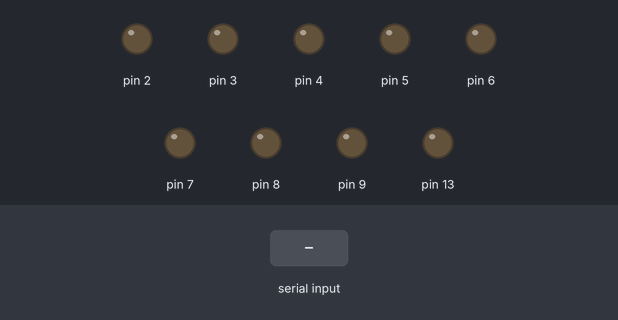
This sketch was run on a simulated Arduino Uno, built with avr-gcc and run on an emulated ATmega328P. Shown: output pins drawn as LEDs (lit = HIGH). The test bench sets the inputs (shaded band).

Above: at 4.2 s.
4.3 s: byte 9 (9) received over Serial
At 6.7 s:
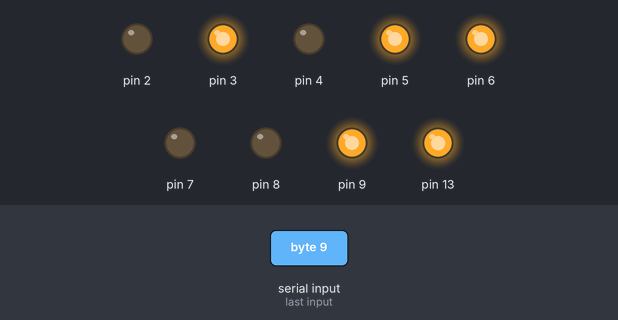
At 16.3 s:
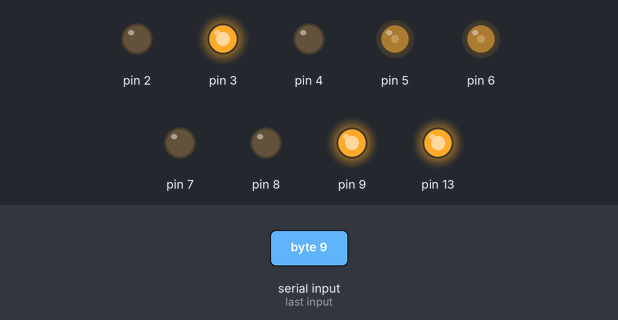
Timing chart, 0 to 23.5 s (numbered marks = the images above; inputs shaded):
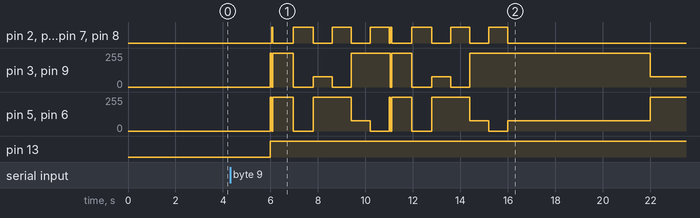

Measured:
- after the input at 4.3 s, pin 2, pin 4, pin 7, pin 8: goes HIGH 0.05 s, 3 × (LOW 0.85 s, HIGH 0.85 s), LOW 0.05 s, HIGH 0.05 s, 3 × (LOW 0.85 s, HIGH 0.85 s), then LOW, starting after 1.8 s; pin 13: LOW → HIGH after 1.7 s

The sketch:

CAR.ino
```cpp
#include <MotorCar.h>
int val;
int speed = 150;
MotorCar c(3,8,5,2,6,4,9,7);

void setup() {
  pinMode(13, OUTPUT);
  Serial.begin(9600);
  digitalWrite(13, LOW);
  delay(3000);
}
void loop() {

  val = Serial.read();
  delay(1000);
  if( -1 != val ) {
     digitalWrite(13,HIGH);
    if(1 == val) {
        c.goForward(speed, 2000);
        c.stop();
    }
    if( 2 == val) {

      c.goBack(speed, 2000);
      c.stop();
    }
    if(3 == val) {
      c.goLeft(speed, 3, 1000);
      c.stop();
    }
    if(4 == val) {
      c.goRight(speed, 3, 1000);
      c.stop();
    }
    if(5 == val) {
      c.goBackLeft(speed, 3, 1000);
      c.stop();
    }
    if(6 == val) {
      c.goBackRight(speed, 3, 1000);
      c.stop();
    }

    if(7 == val) {
      c.goWithMaxSpeed(2000);
      c.stop();
    }
    if(8 == val) {
     // c.circle(speed, 3, 2000);
      c.circle(speed, 3, 2000 );
      c.stop();
    }
    if(9 == val) {
      c.dancing(255, 3, 800);
      c.stop();
    }
    digitalWrite(13,LOW);
  }

  /*
  c.goForward(speed);
  c.stop(2);
  c.goBack(speed);
  c.stop(2);
  c.goRight(speed, 0);
  c.stop(2);
  c.goLeft(speed, 0);
  c.stop(2);

  c.goBackRight(speed, 0);
  c.stop(2);
  c.goBackLeft(speed, 0);
  c.stop(5);
  */
}
```

MotorCar.cpp
```cpp
#include "MotorCar.h"
#include "Arduino.h"


MotorCar::MotorCar(uint8_t speedFrontLeftPin, uint8_t dirFrontLeftPin,
			 uint8_t speedFrontRightPin, uint8_t dirFrontRightPin,
			 uint8_t speedBackLeftPin, uint8_t dirBackLeftPin,
			 uint8_t speedBackRightPin, uint8_t dirBackRightPin
			 ) {
	_speedPin[0] = _speedFrontLeftPin = speedFrontLeftPin;
	_dirPin[0] = _dirFrontLeftPin = dirFrontLeftPin;
	_speedPin[1] = _speedFrontRightPin = speedFrontRightPin;
	_dirPin[1] = _dirFrontRightPin = dirFrontRightPin;

	_speedPin[2] = _speedBackLeftPin = speedBackLeftPin;
	_dirPin[2] = _dirBackLeftPin = dirBackLeftPin;
	_speedPin[3] = _speedBackRightPin = speedBackRightPin;
	_dirPin[3] = _dirBackRightPin = dirBackRightPin;

	for(uint8_t i = 0; i < WHEEL_NUM; i++ ) {
		pinMode(_speedPin[i], OUTPUT);
		pinMode(_dirPin[i], OUTPUT);
	}
 }

 void MotorCar::goForward(uint8_t speed = SPEED_DEFAULT, int time = TIME_DEFAULT) {
	 checkSpeed(speed);
	 for (uint8_t i = 0; i < WHEEL_NUM; i++) {
		digitalWrite(_dirPin[i], LOW);
		analogWrite(_speedPin[i], speed);
	 }
	 delay(time);
 }

 void MotorCar::goBack(uint8_t speed = SPEED_DEFAULT, int time = TIME_DEFAULT) {
	 checkSpeed(speed);
	 for (uint8_t i = 0; i < WHEEL_NUM; i++) {
		digitalWrite(_dirPin[i], HIGH);
		analogWrite(_speedPin[i], MAX_SPEED-speed);
	 }
	 delay(time);
 }

 void MotorCar::goLeft(uint8_t speed = SPEED_DEFAULT, uint8_t arc = ARC_DEFAULT, int time = TIME_DEFAULT) {
	 checkSpeed(speed);
	 checkArc(arc);
	for (uint8_t i = 0; i < WHEEL_NUM; i++) {
		if( i == 1 || i == 2 ) {
			digitalWrite(_dirPin[i], LOW);
			analogWrite(_speedPin[i], speed);
		}else {
			digitalWrite(_dirPin[i], LOW);
			analogWrite(_speedPin[i], (double)arc/MAX_ARC*speed );
		}
	}
	delay(time);
 }

 void MotorCar::goRight(uint8_t speed = SPEED_DEFAULT, uint8_t arc = ARC_DEFAULT, int time = TIME_DEFAULT) {
	 checkSpeed(speed);
	 checkArc(arc);
	 for (uint8_t i = 0; i < WHEEL_NUM; i++) {
		if( i == 0 || i == 3 ) {
			digitalWrite(_dirPin[i], LOW);
			analogWrite(_speedPin[i], speed);
		}else {
			digitalWrite(_dirPin[i], LOW);
			analogWrite(_speedPin[i], (double)arc/MAX_ARC*speed );
		}
	 }
	 delay(time);
 }

 void MotorCar::goBackLeft(uint8_t speed = SPEED_DEFAULT, uint8_t arc = ARC_DEFAULT, int time = TIME_DEFAULT) {
	 checkSpeed(speed);
	 checkArc(arc);
	 for (uint8_t i = 0; i < WHEEL_NUM; i++) {
		if( i == 1 || i == 2 ) {
			digitalWrite(_dirPin[i], HIGH);
			analogWrite(_speedPin[i], MAX_SPEED-speed);
		}else {
			digitalWrite(_dirPin[i], HIGH);
			analogWrite(_speedPin[i], (MAX_SPEED-(double)arc/MAX_ARC));
		}
	 }
	 delay(time);
 }

 void MotorCar::goBackRight(uint8_t speed = SPEED_DEFAULT, uint8_t arc = ARC_DEFAULT, int time = TIME_DEFAULT) {
	checkSpeed(speed);
	checkArc(arc);
	for (uint8_t i = 0; i < WHEEL_NUM; i++) {
		if( i == 0 || i == 3 ) {
			digitalWrite(_dirPin[i], HIGH);
			analogWrite(_speedPin[i], MAX_SPEED-speed);
		}else {
			digitalWrite(_dirPin[i], HIGH);
			analogWrite(_speedPin[i], (MAX_SPEED-(double)arc/MAX_ARC));
		}
	 }
	 delay(time);
 }


 void MotorCar::stop() {
	for (uint8_t i = 0; i < WHEEL_NUM; i++) {
		digitalWrite(_dirPin[i], LOW);
		analogWrite(_speedPin[i], 0);
	}
 }

 void MotorCar::circle(uint8_t speed = SPEED_DEFAULT, uint8_t arc = ARC_DEFAULT, int time = TIME_DEFAULT) {
	 goRight(speed, arc);
	 delay(STAYTIME<<1);
 }
 void MotorCar::wriggle(uint8_t speed = SPEED_DEFAULT, uint8_t arc = ARC_DEFAULT) {
	 uint8_t r = 4;
	 while(r--) {
		goLeft(speed, arc);
		goRight(speed, arc);
	 }

 }

 void MotorCar::joggling() {
	goForward(MAX_SPEED, 50);
	goBack(MAX_SPEED, 50);
 }

 void MotorCar::dancing(uint8_t speed = SPEED_DEFAULT, uint8_t arc = ARC_DEFAULT, int time = TIME_DEFAULT>>2) {
	 for(uint8_t i = 0; i < 2; i++ ) {
		joggling();
		goForward(speed, time);
		joggling();
		goBack(speed, time);
		goLeft(speed, arc, time);
		goBackRight(speed, arc, time);
		goRight(speed, arc, time);
		goBackLeft(speed, arc, time);
	 }
	 goRight(speed, arc);
	 delay(STAYTIME<<1);
	 goLeft(speed, arc);
	 delay(STAYTIME<<1);
 }

 void MotorCar::goWithMaxSpeed(int time = TIME_DEFAULT) {
	 goForward(MAX_SPEED, time);
 }

 void inline MotorCar::checkSpeed(uint8_t& speed) {
	if (speed > MAX_SPEED)	speed = MAX_SPEED;
	if (speed < 0)		speed = 0;
 }

 void inline MotorCar::checkArc(uint8_t& arc) {
	 if (arc < 0)	arc = 0;
	 if (arc > MAX_ARC)	arc = MAX_ARC;
 }
```

MotorCar.h
```cpp
#ifndef Motor_Car_h
#define Motor_Car_h

#define   STAYTIME 				2000
#define	  WHEEL_NUM 			(1 << 2)
#define   MAX_SPEED				0xFE
#define   MAX_ARC				10
#define	  SPEED_DEFAULT			200
#define   ARC_DEFAULT			3
#define   TIME_DEFAULT			2000
#define	  SECOND				1000
#include "Arduino.h"

class MotorCar{
public :
	MotorCar(uint8_t, uint8_t,
			 uint8_t, uint8_t,
			 uint8_t, uint8_t,
			 uint8_t, uint8_t);

	void goForward(uint8_t, int);
	void goBack(uint8_t, int);
	void goLeft(uint8_t, uint8_t, int);
	void goRight(uint8_t, uint8_t, int);
	void goBackRight(uint8_t, uint8_t, int);
	void goBackLeft(uint8_t, uint8_t, int);
	void goWithMaxSpeed(int);
	void circle(uint8_t, uint8_t, int);
	void stop();
	void wriggle(uint8_t, uint8_t);
	void dancing(uint8_t, uint8_t, int);
	void joggling();

private :
	uint8_t _speedFrontLeftPin;
	uint8_t _speedFrontRightPin;
	uint8_t _speedBackLeftPin;
	uint8_t _speedBackRightPin;

	uint8_t _dirFrontLeftPin;
	uint8_t _dirFrontRightPin;
	uint8_t _dirBackLeftPin;
	uint8_t _dirBackRightPin;

	uint8_t _speedPin[WHEEL_NUM], _dirPin[WHEEL_NUM];

	uint8_t _speed;
	void checkSpeed(uint8_t& speed);
	void checkArc(uint8_t& arc);

};
#endif
```
